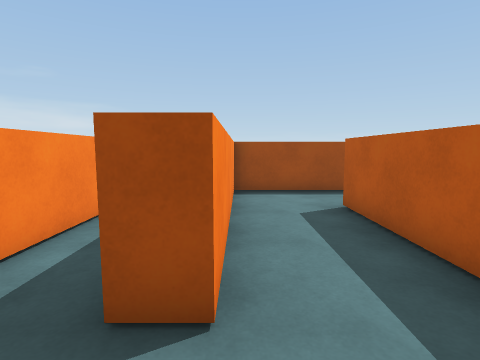
view 1 (above)

23 first-person views from a walk through a scene from a Unity 3-D project. The camera is 1.3 m above the floor, tilts 6° down and sees 80° across. The floor is counted in squares, 1 m on a side. Each view is taken from the middle of a square. On the plan, view 1 faces up. The plan holds only what a view shows up to about 13 squares ahead; the rest is blank. The place goes on beyond the plan.

view 2
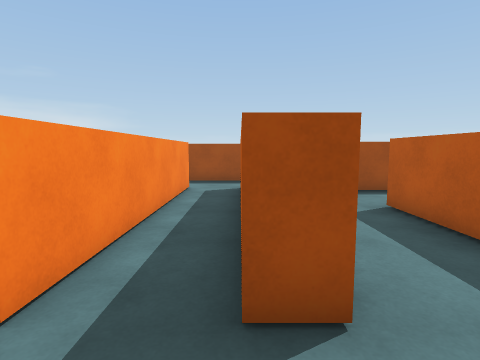

view 3
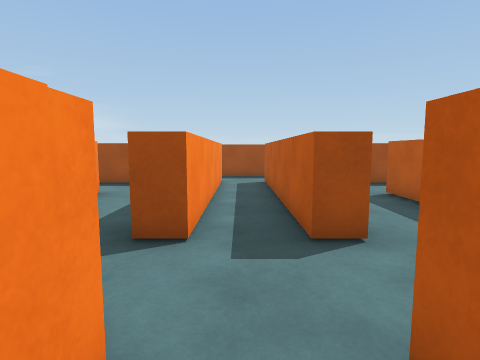

view 4
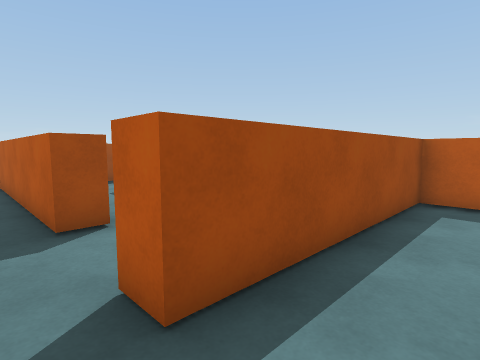

view 5
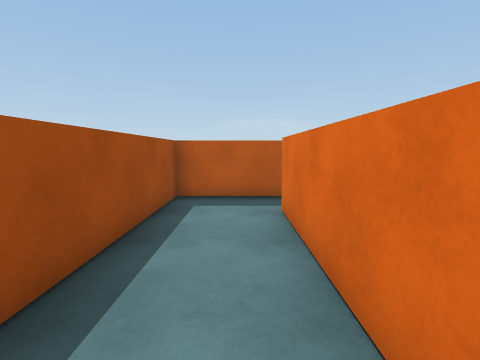

view 6
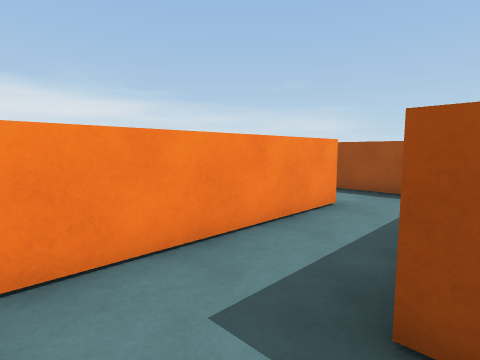

view 7
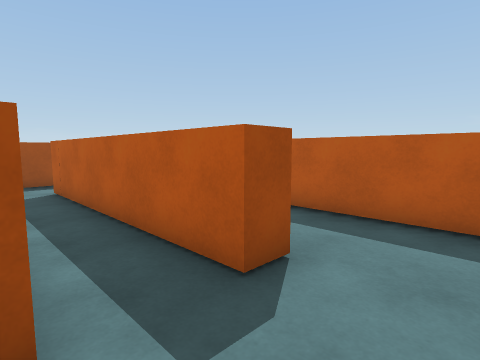

view 8
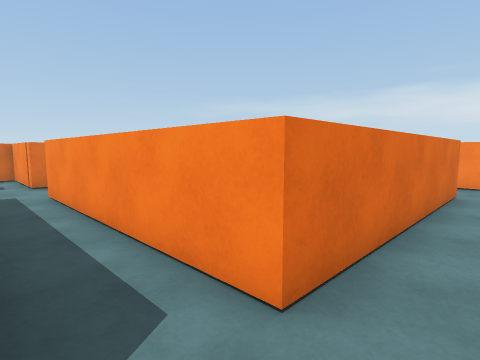

view 9
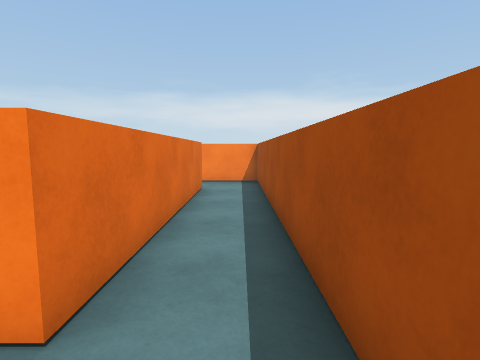

view 10
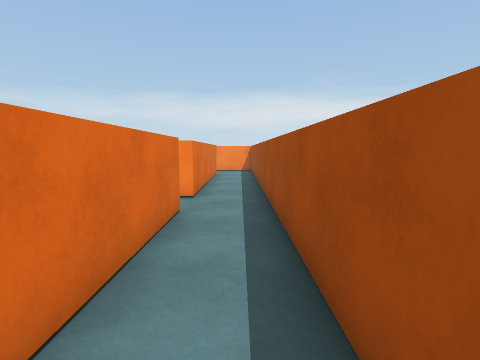

view 11
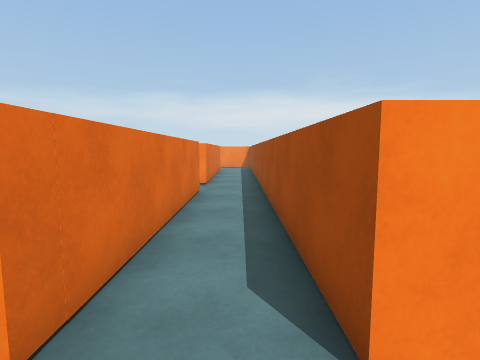

view 12
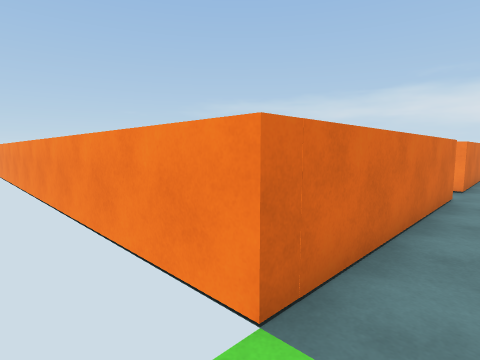

view 13
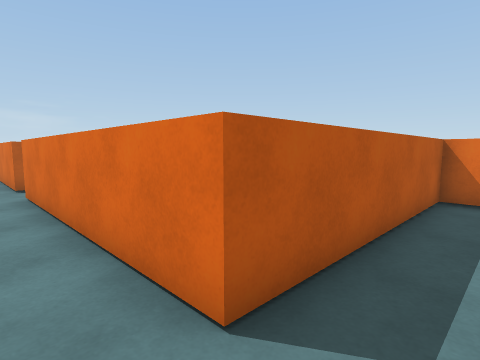

view 14
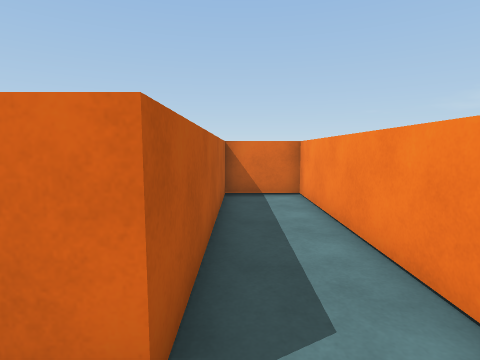

view 15
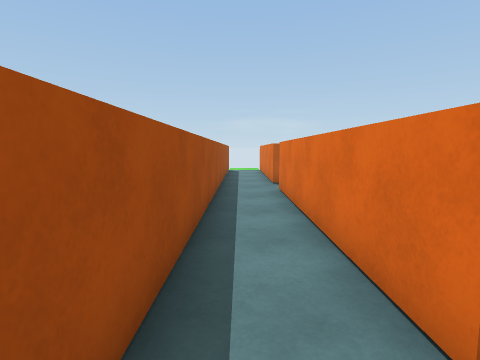

view 16
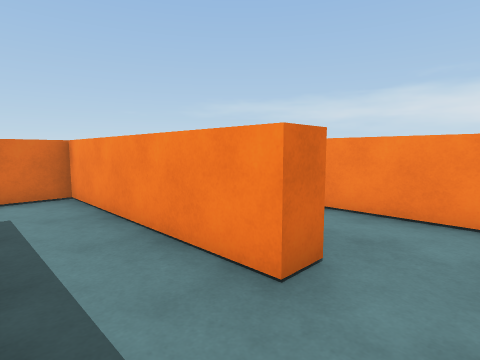

view 17
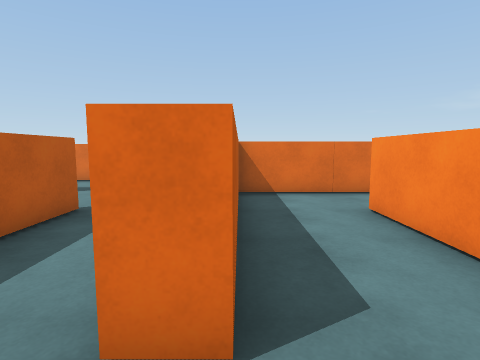

view 18
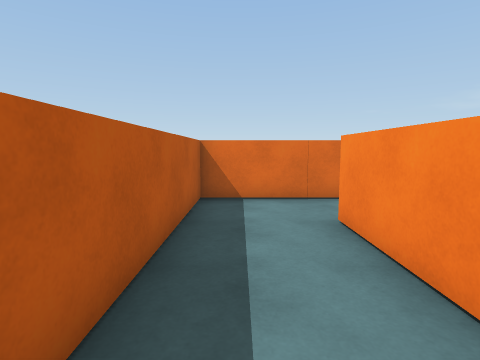

view 19
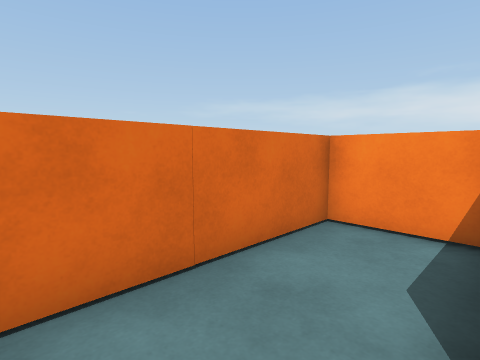

view 20
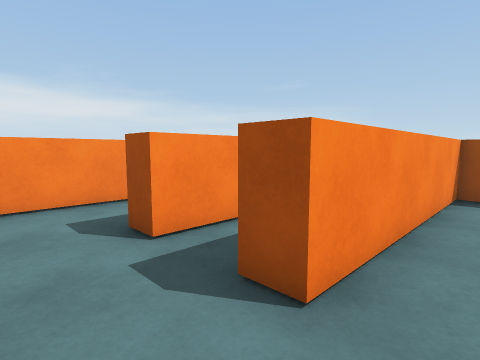

view 21
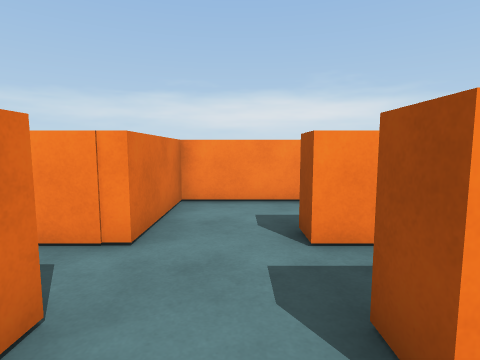

view 22
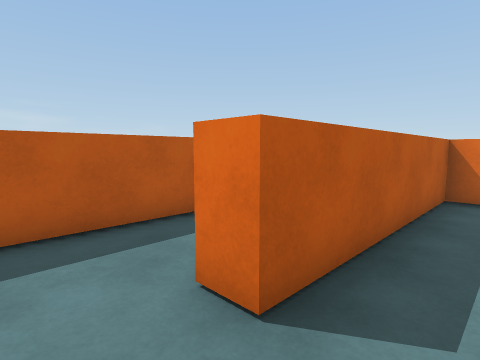

view 23
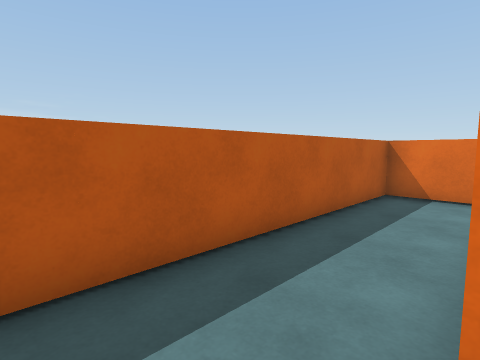

### Floor plan
Ten units are one square. View 1 is at (0, 0); x grows to the right and y downward. Boxes are objects, and circles mark ways between rooms. Rooms are numbered by the first view taken in them; rooms with no view inside come last. Other rooms are left out.
<svg viewBox="-132 -123 202 186">
<path fill="none" stroke="#000" d="M-2 -20 -10 -20 -10 -97 65 -97 65 58M-27 5 -27 15M65 -117 -124 -117M-10 13 -10 5 -6 5M-127 -118 -127 -27 -106 -27 -106 -97 -27 -97 -27 -20 -35 -20M-27 15 -27 39 39 39M57 42 57 13 -10 13M-35 -20 -35 -40M-62 -64 -62 5 -27 5M-98 -76 -98 -19M-127 -18 -127 5 -70 5 -70 -64 -62 -64M-54 -89 -75 -89M16 5 24 5 24 -64 32 -64M38 -89 -2 -89 -2 -20M38 5 57 5 57 -79"/>
<circle cx="-20" cy="10" r="3" fill="#2a7"/>
<circle cx="-30" cy="-5" r="3" fill="#2a7"/>
<circle cx="-5" cy="-5" r="3" fill="#2a7"/>
<circle cx="-65" cy="-75" r="3" fill="#2a7"/>
<circle cx="30" cy="-75" r="3" fill="#2a7"/>
<text x="-20" y="-80">1</text>
<text x="10" y="20">2</text>
<text x="-50" y="-40">3</text>
<text x="-90" y="-40">4</text>
<text x="20" y="-40">5</text>
<text x="40" y="-40">6</text>
</svg>
Room 1 opens to room 2. Room 1 opens to room 3. Room 1 opens to room 5. Room 3 opens to room 4. Room 5 opens to room 6.

Where each view was taken, in squares from view 1:
view 1: 0 up, 0 right, facing up
view 2: 0 up, 1 left, facing up
view 3: 2 down, 2 left, facing up
view 4: 3 down, 2 left, facing up-right
view 5: 3 down, 2 left, facing right
view 6: 0 up, 3 left, facing up-left
view 7: 0 up, 3 left, facing up-right
view 8: 11 up, 1 left, facing down-left
view 9: 11 up, 1 left, facing left
view 10: 11 up, 5 right, facing left
view 11: 11 up, 8 right, facing left
view 12: 11 up, 8 right, facing down-left
view 13: 11 up, 12 left, facing down-right
view 14: 11 up, 11 left, facing down
view 15: 11 up, 12 left, facing right
view 16: 8 up, 4 left, facing down-left
view 17: 8 up, 7 left, facing down
view 18: 7 up, 8 left, facing down
view 19: 2 up, 8 left, facing down-left
view 20: 0 up, 1 right, facing up-left
view 21: 1 up, 1 right, facing left
view 22: 8 up, 1 right, facing down-right
view 23: 8 up, 3 right, facing down-right
